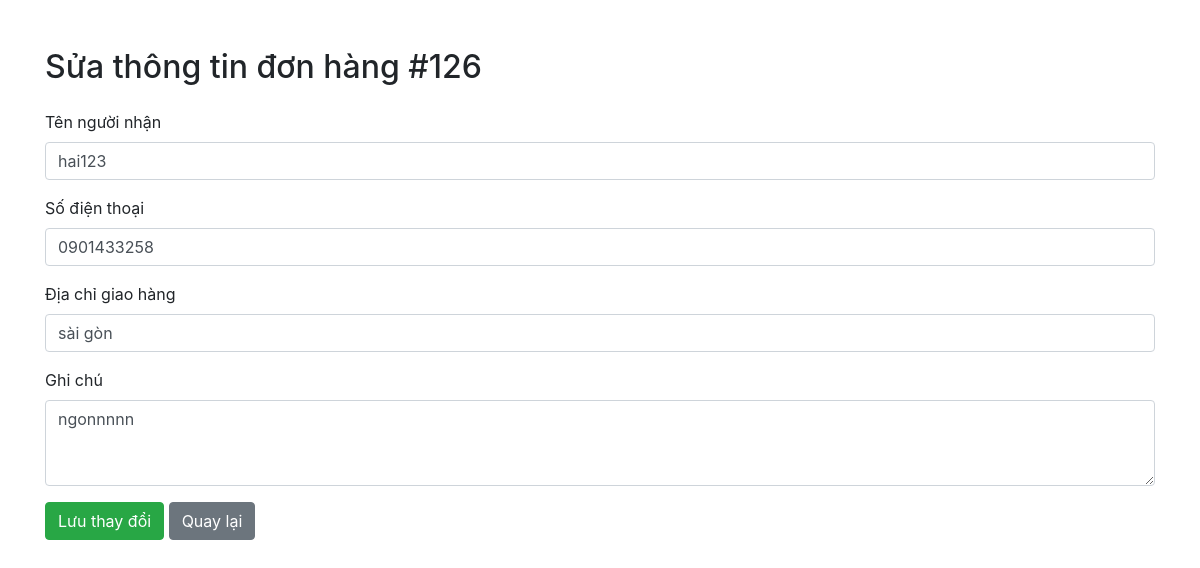
The page /admin/sua_donhang.php?id=126 on the database its author committed.
### tables this page shows
CREATE TABLE `invoice` (
  `invoice_id` int(11) NOT NULL,
  `invoice_date` date NOT NULL,
  `payment_status` varchar(25) NOT NULL,
  `total_amount` decimal(10,3) NOT NULL,
  `due_date` date NOT NULL,
  `billing_address` varchar(255) DEFAULT NULL,
  `user_id` int(11) NOT NULL,
  `recipient_name` varchar(255) NOT NULL,
  `phone` varchar(20) NOT NULL,
  `notes` text DEFAULT NULL
);

### admin/sua_donhang.php (the view, shortened to what this page needs)
<?php
require_once('../model/config.php');
$id = isset($_GET['id']) ? (int)$_GET['id'] : 0;
$sql = "SELECT * FROM invoice WHERE invoice_id = $id";
$result = mysqli_query($conn, $sql);
$invoice = mysqli_fetch_assoc($result);
?>
<!DOCTYPE html>
<html lang="vi">
<head>
    <link rel="stylesheet" href="https://cdn.jsdelivr.net/npm/bootstrap@4.6.2/dist/css/bootstrap.min.css">
</head>
<body class="container mt-5">
    <h2 class="mb-4">Sửa thông tin đơn hàng #<?php echo htmlspecialchars($invoice['invoice_id']); ?></h2>
    <form method="POST">
        <div class="form-group">
            <label>Tên người nhận</label>
            <input type="text" name="recipient_name" class="form-control"
                   value="<?php echo htmlspecialchars($invoice['recipient_name']); ?>" required>
        </div>
        <div class="form-group">
            <label>Số điện thoại</label>
            <input type="text" name="phone" class="form-control"
                   value="<?php echo htmlspecialchars($invoice['phone']); ?>" required>
        </div>
        <div class="form-group">
            <label>Địa chỉ giao hàng</label>
            <input type="text" name="billing_address" class="form-control"
                   value="<?php echo htmlspecialchars($invoice['billing_address']); ?>" required>
        </div>
        <div class="form-group">
            <label>Ghi chú</label>
            <textarea name="notes" class="form-control" rows="3"><?php echo htmlspecialchars($invoice['notes']); ?></textarea>
        </div>
        <button type="submit" name="update" class="btn btn-success">Lưu thay đổi</button>
        <a href="hoadon.php" class="btn btn-secondary">Quay lại</a>
    </form>
</body>
</html>

### rows shown on the page
invoice: invoice_id "126", recipient_name "hai123", phone "0901433258", billing_address "sài gòn", notes "ngonnnnn"
